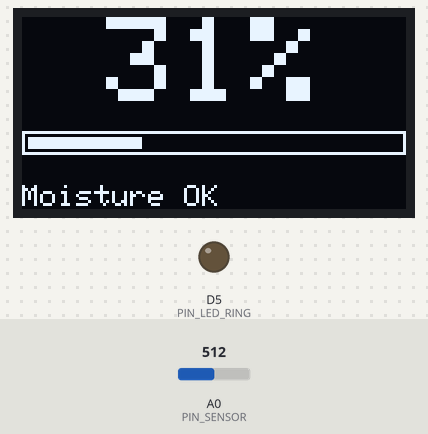
Bench run of a program on a simulated ESP8266 (Wemos D1 mini). On the bench: 128×64 one-colour display, output pins drawn as LEDs (lit = HIGH). Inputs (shaded band) come from the test bench; at power-on: A0 (PIN_SENSOR) = 512. What the program prints to the serial monitor is not drawn.

Above: at 1.2 s.
1.3 s: A0 (PIN_SENSOR) set to 524
At 5.24 s:
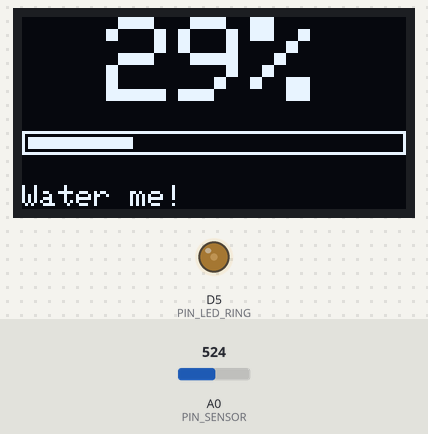
5.4 s: A0 (PIN_SENSOR) set to 470
At 6.44 s:
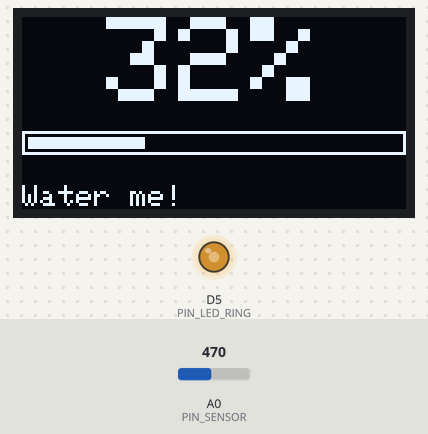
8.3 s: A0 (PIN_SENSOR) set to 437
At 16.0 s:
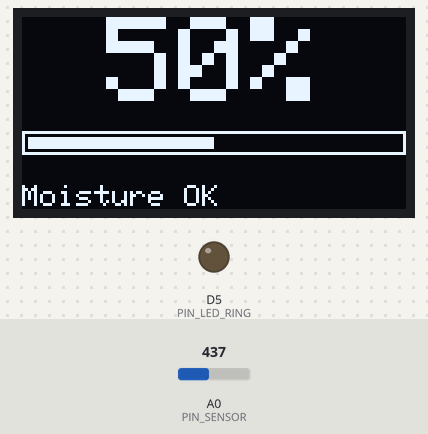
Timing chart, 0 to 17.5 s (numbered marks = the images above; inputs shaded):
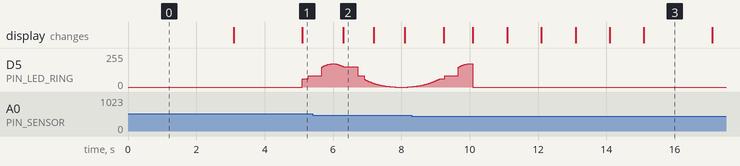

Measured:
- the behaviour switches between 523 and 524 on A0 (PIN_SENSOR) (found by bisection; images 0 and 1)
- the behaviour switches between 454 and 453 on A0 (PIN_SENSOR) (found by bisection; images 2 and 3)
- after the input at 1.3 s, D5 (PIN_LED_RING): 0/255 → 62/255 after 3.8 s, → 85/255 0.18 s later; the display: first changes after 1.8 s (image 1 shows a later state)
- after the input at 5.4 s, the display: changes after 0.90 s (image 2)

The program:

main.cpp
```cpp
#include <Adafruit_GFX.h>
#include <Adafruit_SSD1306.h>
#include <ArduinoOTA.h>
#include <ESP8266WebServer.h>
#include <ESP8266WiFi.h>
#include <ESP8266mDNS.h>
#include <Wire.h>

#include "config.h"
#include "plant_logic.h"
#include "secrets.h"

Adafruit_SSD1306 display(OLED_WIDTH, OLED_HEIGHT, &Wire, -1);
ESP8266WebServer server(80);

Smoother smoother(0.2f);
WaterAlert alert(WATER_ON_BELOW_PCT, WATER_OFF_ABOVE_PCT);

int currentPct = 0;
int currentRaw = 0;

uint32_t lastSample = 0;

bool wifiEnabled() { return sizeof(WIFI_SSID) > 1; }

void drawDisplay() {
  display.clearDisplay();
  display.setTextColor(SSD1306_WHITE);

  display.setTextSize(4);
  String text = String(currentPct) + "%";
  int16_t x, y;
  uint16_t w, h;
  display.getTextBounds(text, 0, 0, &x, &y, &w, &h);
  display.setCursor((OLED_WIDTH - w) / 2, 0);
  display.print(text);

  const int barY = 38, barH = 8;
  display.drawRect(0, barY, OLED_WIDTH, barH, SSD1306_WHITE);
  display.fillRect(2, barY + 2, (OLED_WIDTH - 4) * currentPct / 100, barH - 4, SSD1306_WHITE);

  display.setTextSize(1);
  display.setCursor(0, OLED_HEIGHT - 8);
  display.print(alert.active() ? "Water me!" : "Moisture OK");
  if (wifiEnabled() && WiFi.status() == WL_CONNECTED) {
    display.setCursor(OLED_WIDTH - 24, OLED_HEIGHT - 8);
    display.print("WiFi");
  }
  display.display();
}

void handleApi() {
  String json = "{\"moisture_pct\":" + String(currentPct) +
                ",\"raw\":" + String(currentRaw) +
                ",\"needs_water\":" + (alert.active() ? "true" : "false") + "}";
  server.send(200, "application/json", json);
}

void setupNetwork() {
  if (!wifiEnabled()) return;
  WiFi.mode(WIFI_STA);
  WiFi.hostname(HOSTNAME);
  WiFi.begin(WIFI_SSID, WIFI_PASSWORD);
  MDNS.begin(HOSTNAME);
  ArduinoOTA.setHostname(HOSTNAME);
  ArduinoOTA.setPassword(OTA_PASSWORD);
  ArduinoOTA.begin();
  server.on("/api/moisture", handleApi);
  server.begin();
}

void scanI2C() {
  for (uint8_t addr = 1; addr < 127; addr++) {
    Wire.beginTransmission(addr);
    if (Wire.endTransmission() == 0) Serial.printf("I2C device at 0x%02X\n", addr);
  }
}

void sample() {
  currentRaw = lroundf(smoother.update(analogRead(PIN_SENSOR)));
  currentPct = moisturePercent(currentRaw, SENSOR_DRY_RAW, SENSOR_WET_RAW);
  alert.update(currentPct);
  Serial.printf("raw=%d pct=%d water=%d\n", currentRaw, currentPct, alert.active());
  drawDisplay();
}

void setup() {
  Serial.begin(115200);
  pinMode(PIN_LED_RING, OUTPUT);
  analogWriteRange(PWM_RANGE);
  analogWriteFreq(PWM_FREQ_HZ);
  analogWrite(PIN_LED_RING, 0);

  Wire.begin();
  scanI2C();
  if (!display.begin(SSD1306_SWITCHCAPVCC, OLED_ADDR)) {
    Serial.println("OLED not found");
  }

  setupNetwork();
  sample();
  lastSample = millis();
}

void loop() {
  uint32_t now = millis();

  if (now - lastSample >= SAMPLE_INTERVAL_MS) {
    lastSample = now;
    sample();
  }

  analogWrite(PIN_LED_RING, alert.active() ? breathDuty(now, BREATH_PERIOD_MS, LED_MAX_DUTY) : 0);

  if (wifiEnabled()) {
    server.handleClient();
    MDNS.update();
    ArduinoOTA.handle();
  }
}
```

plant_logic.h
```cpp
#pragma once

#include <math.h>
#include <stdint.h>

// Hardware-free logic so it can be unit tested on the host.

// Capacitive sensors read higher when dry, so the mapping is inverted.
inline int moisturePercent(int raw, int dryRaw, int wetRaw) {
  if (dryRaw == wetRaw) return 0;
  long pct = (long)(dryRaw - raw) * 100 / (dryRaw - wetRaw);
  if (pct < 0) return 0;
  if (pct > 100) return 100;
  return (int)pct;
}

class Smoother {
 public:
  explicit Smoother(float alpha) : alpha_(alpha) {}

  float update(float sample) {
    value_ = primed_ ? value_ + alpha_ * (sample - value_) : sample;
    primed_ = true;
    return value_;
  }

  float value() const { return value_; }

 private:
  float alpha_;
  float value_ = 0;
  bool primed_ = false;
};

// Separate on/off thresholds stop the LED flickering when the reading hovers at the limit.
class WaterAlert {
 public:
  WaterAlert(int onBelowPct, int offAbovePct) : on_(onBelowPct), off_(offAbovePct) {}

  bool update(int pct) {
    if (!active_ && pct < on_) active_ = true;
    else if (active_ && pct > off_) active_ = false;
    return active_;
  }

  bool active() const { return active_; }

 private:
  int on_;
  int off_;
  bool active_ = false;
};

// exp(sin) gives a natural-looking breath: slow at the dim end, quicker through the bright peak.
inline int breathDuty(uint32_t ms, uint32_t periodMs, int maxDuty) {
  const float e = 2.7182818f;
  float phase = (float)(ms % periodMs) / periodMs * 2.0f * (float)M_PI - (float)M_PI / 2.0f;
  float level = (expf(sinf(phase)) - 1.0f / e) / (e - 1.0f / e);
  return (int)lroundf(level * maxDuty);
}
```

secrets.example.h
```cpp
#pragma once

// Copy to secrets.h and fill in. Leave WIFI_SSID empty to run offline.
#define WIFI_SSID ""
#define WIFI_PASSWORD ""
#define HOSTNAME "plant-pot"
#define OTA_PASSWORD ""  // also export PLANT_POT_OTA_PASSWORD for OTA uploads
```

config.h
```cpp
#pragma once

// D1 mini pin mapping (see docs/wiring.md)
constexpr int PIN_SENSOR = A0;
constexpr int PIN_LED_RING = D5;  // GPIO14, not a boot-strap pin
// OLED uses the default I2C pins: SDA = D2 (GPIO4), SCL = D1 (GPIO5)

constexpr int OLED_WIDTH = 128;
constexpr int OLED_HEIGHT = 64;
constexpr uint8_t OLED_ADDR = 0x3C;

// Calibrate per sensor: raw reading in open air (dry) and in a glass of water (wet).
constexpr int SENSOR_DRY_RAW = 620;
constexpr int SENSOR_WET_RAW = 280;

constexpr int WATER_ON_BELOW_PCT = 30;
constexpr int WATER_OFF_ABOVE_PCT = 40;

constexpr uint32_t SAMPLE_INTERVAL_MS = 1000;

constexpr uint32_t BREATH_PERIOD_MS = 4000;
constexpr int PWM_RANGE = 1023;
constexpr int LED_MAX_DUTY = 700;  // keeps the ring below full current
constexpr uint32_t PWM_FREQ_HZ = 2000;
```
